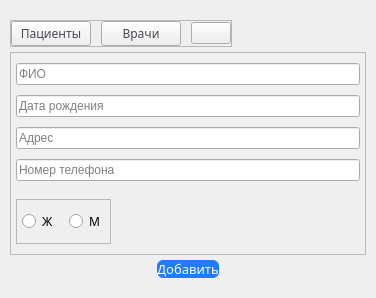
        <widget class="QWidget" name="RightMenu" native="true">
         <property name="minimumSize">
          <size>
           <width>0</width>
           <height>0</height>
          </size>
         </property>
         <property name="maximumSize">
          <size>
           <width>0</width>
           <height>16777215</height>
          </size>
         </property>
         <property name="sizeIncrement">
          <size>
           <width>0</width>
           <height>0</height>
          </size>
         </property>
         <property name="baseSize">
          <size>
           <width>0</width>
           <height>0</height>
          </size>
         </property>
         <layout class="QVBoxLayout" name="verticalLayout_7">
          <property name="spacing">
           <number>5</number>
          </property>
          <property name="leftMargin">
           <number>5</number>
          </property>
          <property name="topMargin">
           <number>10</number>
          </property>
          <property name="rightMargin">
           <number>5</number>
          </property>
          <property name="bottomMargin">
           <number>10</number>
          </property>
          <item alignment="Qt::AlignHCenter|Qt::AlignTop">
           <widget class="QWidget" name="RightMenuWidget" native="true">
            <property name="minimumSize">
             <size>
              <width>0</width>
              <height>0</height>
             </size>
            </property>
            <property name="maximumSize">
             <size>
              <width>16777215</width>
              <height>16777215</height>
             </size>
            </property>
            <layout class="QVBoxLayout" name="verticalLayout_8">
             <property name="spacing">
              <number>5</number>
             </property>
             <property name="leftMargin">
              <number>5</number>
             </property>
             <property name="topMargin">
              <number>10</number>
             </property>
             <property name="rightMargin">
              <number>5</number>
             </property>
             <property name="bottomMargin">
              <number>10</number>
             </property>
             <item alignment="Qt::AlignLeft|Qt::AlignTop">
              <widget class="QFrame" name="TopBarButton">
               <property name="frameShape">
                <enum>QFrame::StyledPanel</enum>
               </property>
               <property name="frameShadow">
                <enum>QFrame::Raised</enum>
               </property>
               <layout class="QHBoxLayout" name="horizontalLayout_8">
                <property name="spacing">
                 <number>10</number>
                </property>
                <property name="leftMargin">
                 <number>0</number>
                </property>
                <property name="topMargin">
                 <number>0</number>
                </property>
                <property name="rightMargin">
                 <number>0</number>
                </property>
                <property name="bottomMargin">
                 <number>0</number>
                </property>
                <item>
                 <widget class="QPushButton" name="Patients">
                  <property name="font">
                   <font>
                    <family>Segoe UI Semibold</family>
                   </font>
                  </property>
                  <property name="styleSheet">
                   <string notr="true">color:#474A51;</string>
                  </property>
                  <property name="text">
                   <string>Пациенты</string>
                  </property>
                 </widget>
                </item>
                <item>
                 <widget class="QPushButton" name="Doctors">
                  <property name="font">
                   <font>
                    <family>Segoe UI Semibold</family>
                   </font>
                  </property>
                  <property name="styleSheet">
                   <string notr="true">color:#474A51;</string>
                  </property>
                  <property name="text">
                   <string>Врачи</string>
                  </property>
                 </widget>
                </item>
                <item alignment="Qt::AlignRight|Qt::AlignVCenter">
                 <widget class="QPushButton" name="Dismiss">
                  <property name="text">
                   <string/>
                  </property>
                  <property name="icon">
                   <iconset>
                    <normaloff>../resources/dismiss.png</normaloff>../resources/dismiss.png</iconset>
                  </property>
                  <property name="iconSize">
                   <size>
                    <width>12</width>
                    <height>12</height>
                   </size>
                  </property>
                 </widget>
                </item>
               </layout>
              </widget>
             </item>
             <item alignment="Qt::AlignHCenter">
              <widget class="QFrame" name="FormForPatients">
               <property name="minimumSize">
                <size>
                 <width>356</width>
                 <height>203</height>
                </size>
               </property>
               <property name="frameShape">
                <enum>QFrame::StyledPanel</enum>
               </property>
               <property name="frameShadow">
                <enum>QFrame::Raised</enum>
               </property>
               <layout class="QVBoxLayout" name="verticalLayout_9">
                <property name="spacing">
                 <number>10</number>
                </property>
                <property name="leftMargin">
                 <number>5</number>
                </property>
                <property name="topMargin">
                 <number>10</number>
                </property>
                <property name="rightMargin">
                 <number>5</number>
                </property>
                <property name="bottomMargin">
                 <number>10</number>
                </property>
                <item>
                 <widget class="QLineEdit" name="FIO">
                  <property name="font">
                   <font>
                    <family>Segoe UI</family>
                   </font>
                  </property>
                  <property name="placeholderText">
                   <string>ФИО</string>
                  </property>
                 </widget>
                </item>
                <item>
                 <widget class="QLineEdit" name="Birthday">
                  <property name="font">
                   <font>
                    <family>Segoe UI</family>
                   </font>
                  </property>
                  <property name="placeholderText">
                   <string>Дата рождения</string>
                  </property>
                 </widget>
                </item>
                <item>
                 <widget class="QLineEdit" name="Adres">
                  <property name="sizePolicy">
                   <sizepolicy hsizetype="Expanding" vsizetype="Fixed">
                    <horstretch>0</horstretch>
                    <verstretch>0</verstretch>
                   </sizepolicy>
                  </property>
                  <property name="font">
                   <font>
                    <family>Segoe UI</family>
                   </font>
                  </property>
                  <property name="alignment">
                   <set>Qt::AlignLeading|Qt::AlignLeft|Qt::AlignVCenter</set>
                  </property>
                  <property name="placeholderText">
                   <string>Адрес</string>
                  </property>
                 </widget>
                </item>
                <item>
                 <widget class="QLineEdit" name="Phone">
                  <property name="font">
                   <font>
                    <family>Segoe UI</family>
                   </font>
                  </property>
                  <property name="placeholderText">
                   <string>Номер телефона</string>
                  </property>
                 </widget>
                </item>
                <item alignment="Qt::AlignLeft|Qt::AlignBottom">
                 <widget class="QFrame" name="Gender">
                  <property name="frameShape">
                   <enum>QFrame::StyledPanel</enum>
                  </property>
                  <property name="frameShadow">
                   <enum>QFrame::Raised</enum>
                  </property>
                  <layout class="QHBoxLayout" name="horizontalLayout_5">
                   <property name="spacing">
                    <number>10</number>
                   </property>
                   <property name="leftMargin">
                    <number>5</number>
                   </property>
                   <property name="topMargin">
                    <number>10</number>
                   </property>
                   <property name="rightMargin">
                    <number>5</number>
                   </property>
                   <property name="bottomMargin">
                    <number>10</number>
                   </property>
                   <item>
                    <widget class="QRadioButton" name="Women">
                     <property name="font">
                      <font>
                       <family>Segoe UI Semibold</family>
                      </font>
                     </property>
                     <property name="styleSheet">
                      <string notr="true"/>
                     </property>
                     <property name="text">
                      <string>Ж</string>
                     </property>
                    </widget>
                   </item>
                   <item>
                    <widget class="QRadioButton" name="Man">
                     <property name="font">
                      <font>
                       <family>Segoe UI Semibold</family>
                      </font>
                     </property>
                     <property name="styleSheet">
                      <string notr="true"/>
                     </property>
                     <property name="text">
                      <string>М</string>
                     </property>
                    </widget>
                   </item>
                  </layout>
                 </widget>
                </item>
               </layout>
              </widget>
             </item>
             <item alignment="Qt::AlignHCenter">
              <widget class="QPushButton" name="AddPatients">
               <property name="font">
                <font>
                 <family>Segoe UI Semibold</family>
                 <pointsize>10</pointsize>
                </font>
               </property>
               <property name="styleSheet">
                <string notr="true">background-color:#207BFF;
color:white;
border-radius:6px;</string>
               </property>
               <property name="text">
                <string>Добавить</string>
               </property>
               <property name="iconSize">
                <size>
                 <width>20</width>
                 <height>20</height>
                </size>
               </property>
              </widget>
             </item>
            </layout>
           </widget>
          </item>
         </layout>
        </widget>
